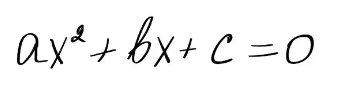
#> input picture test/imgs/eq1.png, 352 x 92 px
$ jupyter execute --allow-errors img_pre_test.ipynb   (shell and % lines are left out)   (text cells are left out)
#> lines starting #> are read from the running program, lines starting #| are printed output that depends on the picture; pictures that were not available may be replaced by others from this repository, and a replacement may not be noted
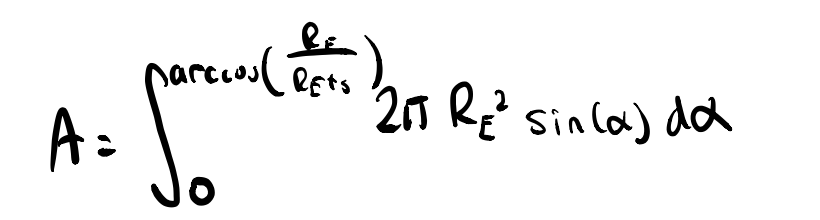
#> input picture test/imgs/hard_1.png, 820 x 220 px
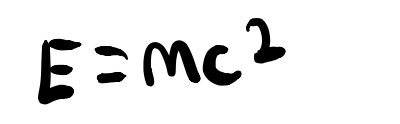
#> input picture test/imgs/eq2.png, 400 x 124 px, given in place of 97628.jpg, which was not available
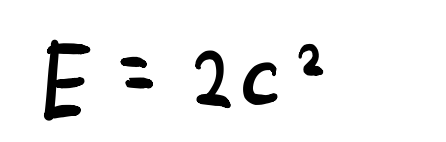
#> input picture test/imgs/eq3.png, 446 x 142 px, given in place of train_281.jpg, which was not available
[cell 1]
import cv2
import io
import numpy as np
import matplotlib.pyplot as plt
from PIL import Image

[cell 2]
def simulate(img):
    ' 转为 PIL 格式 '
    pil_img = Image.fromarray(img)

    ' BytesIO '
    img_stream = io.BytesIO()
    pil_img.save(img_stream, format='PNG')

    img_bytes = img_stream.getvalue()

    ' io 读取 bytes'
    read_img_bytes = io.BytesIO(img_bytes)
    ' 读取 灰度图 '
    read_img = Image.open(read_img_bytes).convert('L')
    # read_img.show()
    read_img_arr = np.array(read_img)
    ' 二值化 '
    _, img_bin = cv2.threshold(read_img_arr, 0, 255, cv2.THRESH_BINARY_INV + cv2.THRESH_OTSU)
    img_thresholded = Image.fromarray(img_bin)
    return img_bytes, img_thresholded

[cell 3]
' 读取图片 '

img_paths = [
    'test/imgs/eq1.png',
    'test/imgs/hard_1.png',
    'test/97628.jpg',
    'test/train_281.jpg',
    'test/train_1009.jpg',
    'test/train_1845.jpg',
]


#> (the rest of this cell did not finish here and is left out)
